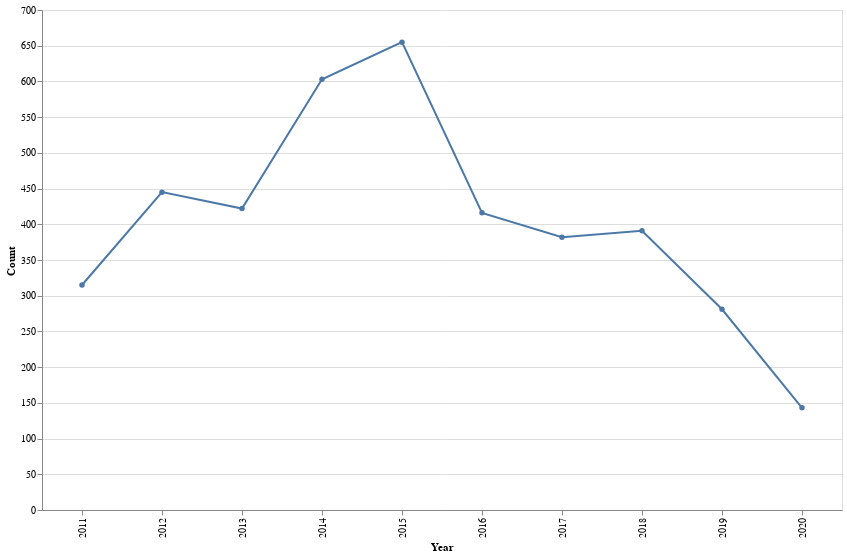

The cell this chart's notebook holds for it:
### Code cell
domain = ['2011', '2012','2013','2014','2015','2016','2017','2018','2019','2020']
range_ = ['red', 'blue','goldenrod','cadetblue','orchid','firebrick','peru','slateblue','olivedrab','seagreen']

chart = alt.Chart(df_count0).mark_line(point=True, opacity=1).encode(
    x='Year:O',
    y='Count',
    tooltip=['Count'],
).properties(height=500, width=800).interactive()


chart

### Figure 1 — Vega-Lite specification as saved in the notebook (floating-point values rounded to 4 significant figures)
{"config": {"view": {"continuousWidth": 400, "continuousHeight": 300}}, "data": {"name": "data-420fa8ac063c3575c726cba094f402a7"}, "mark": {"type": "line", "opacity": 1, "point": true}, "encoding": {"tooltip": [{"type": "quantitative", "field": "Count"}], "x": {"type": "ordinal", "field": "Year"}, "y": {"type": "quantitative", "field": "Count"}}, "height": 500, "selection": {"selector001": {"type": "interval", "bind": "scales", "encodings": ["x", "y"]}}, "width": 800, "$schema": "https://vega.github.io/schema/vega-lite/v4.8.1.json", "datasets": {"data-420fa8ac063c3575c726cba094f402a7": [{"Year": 2011, "JobTitle": 315, "JobYear": 315, "JobLink": 265, "JobType": 315, "JobField": 315, "JobSource": 315, "JobLink_norm": 265, "FieldAlias": 315, "Count": 315}, {"Year": 2012, "JobTitle": 445, "JobYear": 445, "JobLink": 422, "JobType": 445, "JobField": 445, "JobSource": 445, "JobLink_norm": 422, "FieldAlias": 445, "Count": 445}, {"Year": 2013, "JobTitle": 422, "JobYear": 422, "JobLink": 361, "JobType": 422, "JobField": 422, "JobSource": 422, "JobLink_norm": 361, "FieldAlias": 422, "Count": 422}, {"Year": 2014, "JobTitle": 603, "JobYear": 603, "JobLink": 553, "JobType": 603, "JobField": 603, "JobSource": 603, "JobLink_norm": 553, "FieldAlias": 603, "Count": 603}, {"Year": 2015, "JobTitle": 655, "JobYear": 655, "JobLink": 641, "JobType": 655, "JobField": 655, "JobSource": 655, "JobLink_norm": 641, "FieldAlias": 655, "Count": 655}, {"Year": 2016, "JobTitle": 416, "JobYear": 416, "JobLink": 393, "JobType": 416, "JobField": 416, "JobSource": 416, "JobLink_norm": 393, "FieldAlias": 416, "Count": 416}, {"Year": 2017, "JobTitle": 382, "JobYear": 382, "JobLink": 371, "JobType": 382, "JobField": 382, "JobSource": 382, "JobLink_norm": 371, "FieldAlias": 382, "Count": 382}, {"Year": 2018, "JobTitle": 391, "JobYear": 391, "JobLink": 364, "JobType": 391, "JobField": 391, "JobSource": 391, "JobLink_norm": 364, "FieldAlias": 391, "Count": 391}, {"Year": 2019, "JobTitle": 281, "JobYear": 281, "JobLink": 264, "JobType": 281, "JobField": 281, "JobSource": 281, "JobLink_norm": 264, "FieldAlias": 281, "Count": 281}, {"Year": 2020, "JobTitle": 143, "JobYear": 143, "JobLink": 119, "JobType": 143, "JobField": 143, "JobSource": 143, "JobLink_norm": 119, "FieldAlias": 143, "Count": 143}]}}
